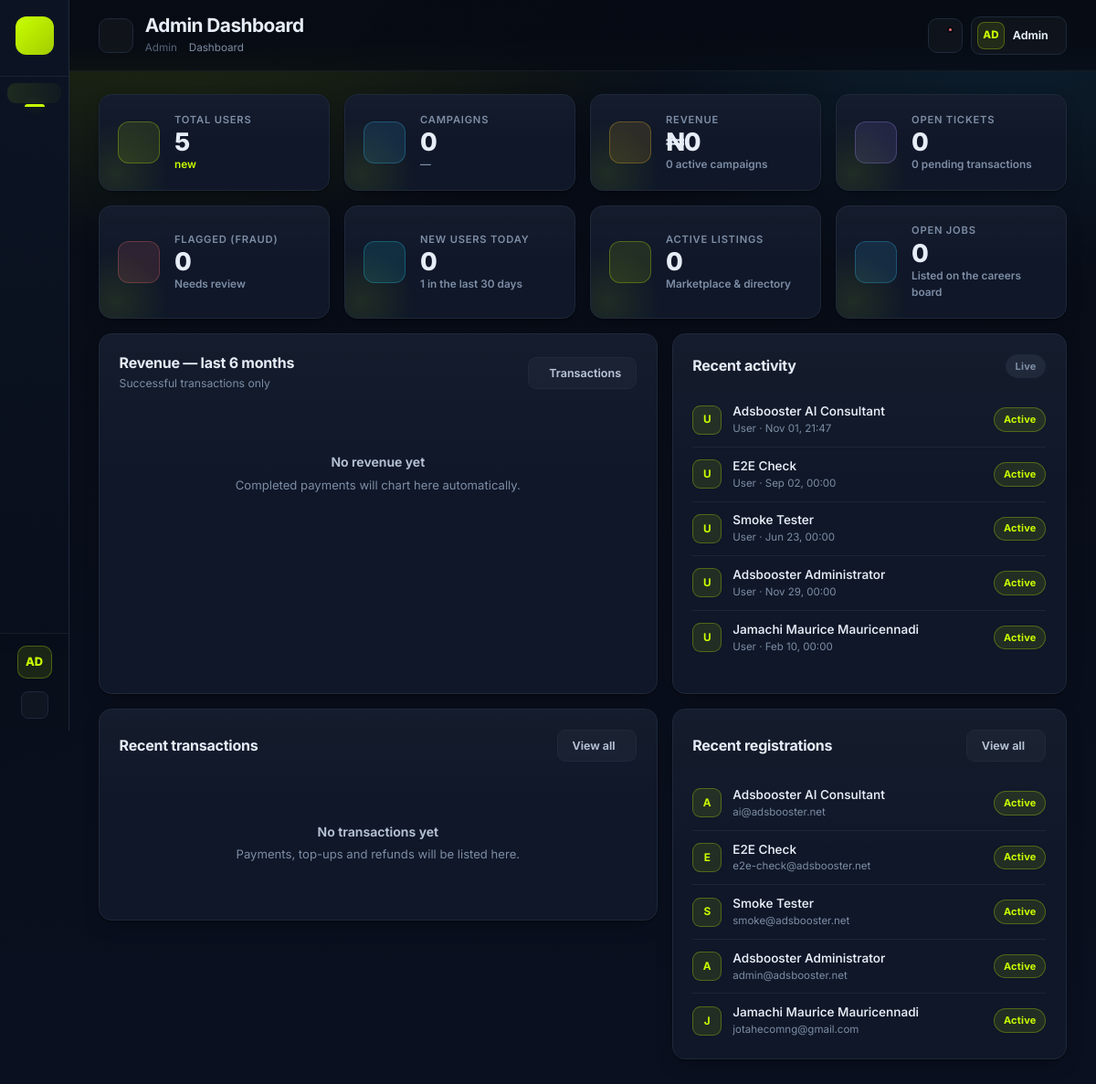
The app's page /admin/index.php (signed in) with its own data.
### tables this page shows
CREATE TABLE IF NOT EXISTS `users` (
  `id` int NOT NULL AUTO_INCREMENT,
  `full_name` varchar(150) DEFAULT NULL,
  `email` varchar(190) DEFAULT NULL,
  `ad_credits` decimal(12,2) DEFAULT '0.00',
  `ai_credits` int DEFAULT '0',
  `ai_preferred_provider` varchar(20) DEFAULT NULL,
  `avatar` varchar(500) DEFAULT NULL,
  `company` varchar(150) DEFAULT NULL,
  `user_role` varchar(50) DEFAULT 'user',
  `plan_id` int DEFAULT NULL,
  `status` varchar(20) DEFAULT 'active',
  `is_admin` tinyint(1) DEFAULT '0',
  `password` varchar(255) DEFAULT NULL,
  `role` varchar(50) DEFAULT 'user',
  `phone` varchar(50) DEFAULT NULL,
  `facebook` varchar(500) DEFAULT NULL,
  `twitter` varchar(500) DEFAULT NULL,
  `linkedin` varchar(500) DEFAULT NULL,
  `account_type` varchar(30) DEFAULT 'individual',
  `google_id` varchar(64) DEFAULT NULL,
  `referral_code` varchar(32) DEFAULT NULL,
  `referred_by` int DEFAULT NULL,
  `onboarding_completed` tinyint(1) NOT NULL DEFAULT '0',
  `two_factor_secret` varchar(255) DEFAULT NULL,
  `two_factor_enabled` tinyint(1) NOT NULL DEFAULT '0',
  `totp_enabled` tinyint(1) NOT NULL DEFAULT '0',
  `created_at` datetime DEFAULT NULL,
  `achievement_points` int NOT NULL DEFAULT '0',
  `billing_cycle` varchar(20) NOT NULL DEFAULT 'monthly',
  `plan_expiry` datetime DEFAULT NULL,
  `auto_refill_enabled` tinyint(1) NOT NULL DEFAULT '0',
  `auto_refill_threshold` decimal(10,2) NOT NULL DEFAULT '10.00',
  `auto_refill_amount` decimal(12,2) NOT NULL DEFAULT '50.00',
  `auto_refill_gateway` varchar(40) DEFAULT NULL,
  `parent_user_id` int DEFAULT NULL,
  `username` varchar(100) DEFAULT NULL,
  `headline` varchar(255) DEFAULT NULL,
  `bio` text,
  `two_factor_backup` text,
  `fa_attempts` int NOT NULL DEFAULT '0',
  `is_verified_seller` tinyint(1) NOT NULL DEFAULT '0',
  `totp_secret` varchar(255) DEFAULT NULL,
  `two_factor_type` varchar(20) DEFAULT NULL,
  `two_factor_setup_at` datetime DEFAULT NULL,
  `remember_token` varchar(64) DEFAULT NULL,
  `remember_token_expires_at` datetime DEFAULT NULL,
  `email_2fa_code` varchar(255) DEFAULT NULL,
  `email_2fa_expires_at` datetime DEFAULT NULL,
  `2fa_attempts` tinyint unsigned NOT NULL DEFAULT '0',
  `onboarding_popup_dismissed` tinyint unsigned NOT NULL DEFAULT '0',
  PRIMARY KEY (`id`),
  UNIQUE KEY `email` (`email`),
  UNIQUE KEY `uq_users_referral_code` (`referral_code`),
  KEY `idx_users_referred_by` (`referred_by`),
  KEY `idx_users_referral_code` (`referral_code`)
);

### admin/index.php (the view, shortened to what the rows shown need)
<?php declare(strict_types=1);
$recentUsers = db()->fetchAll(
    "SELECT id, full_name, email, role, status, created_at
     FROM users
     ORDER BY created_at DESC
     LIMIT 6"
);
require_once __DIR__ . '/sidebar.php';
?>
<div class="row g-3">
    <div class="col-lg-5">
        <div class="admin-card">
            <?php if (empty($recentUsers)): ?>
                <div class="admin-empty">
                    <i class="ph-bold ph-user-plus"></i>
                    <div class="empty-title">No users yet</div>
                </div>
            <?php else: ?>
                <div class="admin-feed">
                    <?php foreach ($recentUsers as $u): ?>
                        <div class="feed-item">
                            <div class="feed-avatar green"><?= strtoupper(substr((string)($u['full_name'] ?? 'A'), 0, 1)) ?></div>
                            <div class="feed-body">
                                <div class="feed-title"><?= htmlspecialchars((string)($u['full_name'] ?? 'N/A')) ?></div>
                                <div class="feed-meta text-truncate"><?= htmlspecialchars((string)$u['email']) ?></div>
                            </div>
                            <span class="badge-status <?= htmlspecialchars((string)$u['status']) ?>">
                                <?= htmlspecialchars((string)$u['status']) ?>
                            </span>
                        </div>
                    <?php endforeach; ?>
                </div>
            <?php endif; ?>
        </div>
    </div>
</div>
<?php require_once __DIR__ . '/footer.php'; ?>

### records on screen
users: full_name "A", full_name "Adsbooster AI Consultant", email "ai@adsbooster.net", status "Active"
users: full_name "E", full_name "E2E Check", email "e2e-check@adsbooster.net", status "Active"
users: full_name "S", full_name "Smoke Tester", email "smoke@adsbooster.net", status "Active"
users: full_name "A", full_name "Adsbooster Administrator", email "admin@adsbooster.net", status "Active"
users: full_name "J", full_name "Jamachi Maurice Mauricennadi", email "jotahecomng@gmail.com", status "Active"

### other values on screen
$adminInitials "AD"
$pageTitle "Admin Dashboard"
$adminName "Admin"
$totalUsers "5"
$userTrend['text'] "new"
$totalCampaigns "0"
$campTrend['text'] "—"
price_fmt((float)$totalRevenue) "₦0"
$activeCampaigns "0"
$openTickets "0"
$pendingTx "0"
$totalFlagged "0"
$newUsersToday "0"
$users30 "1"
$activeListings "0"
